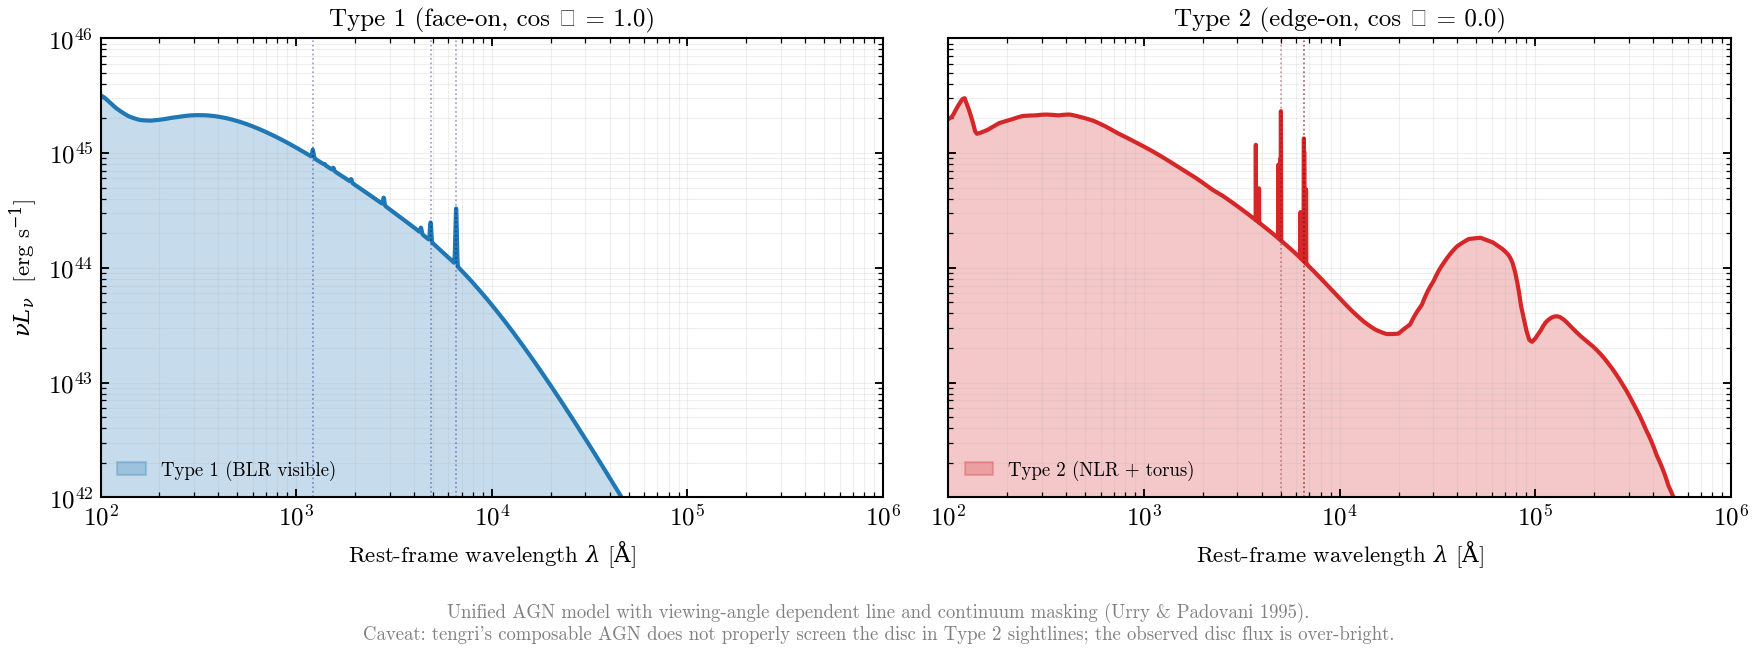

Generate this figure with Python:
"""
Type 1 vs Type 2 AGN: Unified viewing-angle classification
===========================================================

Unified AGN models explain the Type 1/Type 2 dichotomy as a **purely geometric
effect** — the same accretion disc + dusty torus system appears as:

- **Type 1 (face-on, cos θ_inc = 1)**: Direct view of the hot accretion disc
  producing a bright, blue continuum and broad emission lines (BLR) visible
  across the spectrum.

- **Type 2 (edge-on, cos θ_inc = 0)**: Torus blocks the disc and BLR, leaving
  only the isotropic narrow-line region (NLR) and dusty torus reprocessed IR
  emission visible.

This gallery shows both sightlines for the same AGN (L_bol = 10^12 L_sun) using
the composable unified AGN model in tengri, plus a smooth 3-angle transition
narrative (Type 1 → Intermediate → Type 2) demonstrating how the optical SED
and feature visibility evolve continuously with inclination angle. The Type 2
configuration demonstrates the library limitation noted in caveat #294: the
torus does not properly screen the disc from the observer, resulting in
over-bright Type-2 continuum.

References
----------
.. [1] Urry, C. M., & Padovani, P. 1995, PASP, 107, 803
   "Unified Schemes for Radio-Loud Active Galactic Nuclei"

.. [2] Antonucci, R. 1993, ARA&A, 31, 473
   "Unified Models for Active Galactic Nuclei and Quasars"
"""

import os

os.environ["TF_CPP_MIN_LOG_LEVEL"] = "2"  # suppress XLA/PjRt C++ INFO+WARNING logs

import warnings

import jax
import jax.numpy as jnp
import matplotlib.pyplot as plt
import numpy as np

import tengri
from tengri.analysis.plotting import setup_style

setup_style()
warnings.filterwarnings("ignore", message=".*BakedInBackend.*")
warnings.filterwarnings("ignore", message=".*deprecated.*")

# Physical constants for unit conversion
C_AA_PER_S = 2.998e18

# Load minimal SSP (constant star formation; AGN dominates).
# Bare-stellar SSP required by Cue nebular backend (used in some recipes).
ssp = tengri.load_ssp()

# Shared model components (minimal star formation, no dust).
COMMON = dict(
    sfh={"type": "const", "*": tengri.FIXED, "log_sfr": -10.0},
    dust={"type": "two_component", "*": tengri.FIXED, "tau_diff": 0.0, "tau_bc": 0.0},
    redshift=tengri.Fixed(0.05),
)

# Base AGN: multicolor disc + SKIRTOR torus (common to both Type 1 and 2).
BASE_AGN = {
    "disc": {"type": "multicolor", "*": tengri.FIXED},
    "torus": {"type": "skirtor", "*": tengri.FIXED, "tau_skirtor": 7.0},
    "*": tengri.FIXED,
    "log_lbol": 12.0,
    "frac": 1.0,
}

# Type 1: face-on, unobstructed disc view → broad lines visible
print("Building Type 1 (face-on, BLR) model...")
agn_type1 = {
    **BASE_AGN,
    "lines": {"type": "blr", "*": tengri.FIXED},
}
model_type1 = tengri.SEDModel.build(ssp, agn=agn_type1, **COMMON)
params_type1 = dict(model_type1.spec.sample(jax.random.PRNGKey(42)))
# Override inclination: cos(θ) = 1 (face-on)
params_type1["agn_cos_inc"] = jnp.float64(1.0)
out_type1 = model_type1.predict_rest_sed(params_type1)
wave_type1 = np.asarray(out_type1.wavelength)
sed_type1 = np.asarray(out_type1.sed)

# Type 2: edge-on, torus-obscured disc → narrow lines only
print("Building Type 2 (edge-on, NLR) model...")
agn_type2 = {
    **BASE_AGN,
    "lines": {"type": "nlr", "*": tengri.FIXED},
}
model_type2 = tengri.SEDModel.build(ssp, agn=agn_type2, **COMMON)
params_type2 = dict(model_type2.spec.sample(jax.random.PRNGKey(42)))
# Override inclination: cos(θ) = 0 (edge-on)
params_type2["agn_cos_inc"] = jnp.float64(0.0)
out_type2 = model_type2.predict_rest_sed(params_type2)
wave_type2 = np.asarray(out_type2.wavelength)
sed_type2 = np.asarray(out_type2.sed)

# Convert to νL_ν for plotting (rest-frame)
nu_type1 = C_AA_PER_S / wave_type1
nu_type2 = C_AA_PER_S / wave_type2
nu_lnu_type1 = nu_type1 * sed_type1
nu_lnu_type2 = nu_type2 * sed_type2

# Create side-by-side comparison
fig, (ax1, ax2) = plt.subplots(1, 2, figsize=(12.0, 4.5), sharey=True, gridspec_kw={"hspace": 0.0})

# Type 1 (face-on): blue continuum, prominent broad lines
ax1.loglog(wave_type1, nu_lnu_type1, color="#1f77b4", lw=2.0)
ax1.fill_between(
    wave_type1, nu_lnu_type1, alpha=0.25, color="#1f77b4", label="Type 1 (BLR visible)"
)
ax1.set_xlim(100, 1e6)
ax1.set_ylim(1e42, 1e46)
ax1.set_xlabel(r"Rest-frame wavelength $\lambda$ [$\mathrm{\AA}$]", fontsize=11)
ax1.set_ylabel(r"$\nu L_\nu$  [erg s$^{-1}$]", fontsize=11)
ax1.set_title("Type 1 (face-on, cos θ = 1.0)", fontsize=12, fontweight="bold")
ax1.legend(fontsize=9, frameon=False, loc="lower left")
ax1.grid(True, alpha=0.2, which="both")

# Mark prominent Type-1 features
for wl, lbl in [(1216, r"Ly$\alpha$"), (4861, r"H$\beta$"), (6563, r"H$\alpha$")]:
    ax1.axvline(wl, color="navy", ls=":", lw=0.8, alpha=0.4)

# Type 2 (edge-on): attenuated continuum, narrow lines only
ax2.loglog(wave_type2, nu_lnu_type2, color="#d62728", lw=2.0)
ax2.fill_between(
    wave_type2, nu_lnu_type2, alpha=0.25, color="#d62728", label="Type 2 (NLR + torus)"
)
ax2.set_xlim(100, 1e6)
ax2.set_xlabel(r"Rest-frame wavelength $\lambda$ [$\mathrm{\AA}$]", fontsize=11)
ax2.set_title("Type 2 (edge-on, cos θ = 0.0)", fontsize=12, fontweight="bold")
ax2.legend(fontsize=9, frameon=False, loc="lower left")
ax2.grid(True, alpha=0.2, which="both")

# Mark prominent Type-2 features
for wl, lbl in [(6563, r"[N II]"), (6583, r"H$\alpha$"), (5007, r"[O III]")]:
    ax2.axvline(wl, color="darkred", ls=":", lw=0.8, alpha=0.4)

# ============================================================================
# Additional: Show the smooth transition from Type 1 → Type 2 via 3 angles
# (portability from plot_agn_type12.py)
# ============================================================================

INCLINATIONS = (
    ("Type 1 (face-on)", 0.95, "#1f77b4"),
    ("Intermediate (45°)", 0.50, "#ff7f0e"),
    ("Type 2 (edge-on)", 0.10, "#d62728"),
)
SFH_TRANS = {"type": "const", "*": tengri.FIXED, "log_sfr": -10.0}
DUST_TRANS = {"type": "two_component", "*": tengri.FIXED, "tau_diff": 0.0, "tau_bc": 0.0}

# Create a second figure for the transition narrative
fig2, ax_trans = plt.subplots(figsize=(7.5, 4.8))

for label, cos_inc, color in INCLINATIONS:
    model_trans = tengri.SEDModel.build(
        ssp,
        sfh=SFH_TRANS,
        dust=DUST_TRANS,
        agn={
            "*": tengri.FIXED,
            "log_lbol": 12.5,
            "frac": 1.0,
            "cos_inc": cos_inc,
            "disc": {"type": "multicolor", "*": tengri.FIXED},
            "torus": {"type": "skirtor", "*": tengri.FIXED},
            "lines": {"type": "blr", "*": tengri.FIXED},
        },
        redshift=tengri.Fixed(0.0),
    )
    p_trans = dict(model_trans.spec.sample(jax.random.PRNGKey(0)))
    out_trans = model_trans.predict_rest_sed(p_trans)
    wave_um = np.asarray(out_trans.wavelength) * 1.0e-4
    nu_l_nu_trans = C_AA_PER_S / np.asarray(out_trans.wavelength) * np.asarray(out_trans.sed)
    ax_trans.loglog(wave_um, nu_l_nu_trans, color=color, lw=1.8, label=label)

for wl_um, name in [(0.1216, r"Ly$\alpha$"), (0.6563, r"H$\alpha$"), (9.7, "silicate")]:
    ax_trans.axvline(wl_um, color="0.6", ls=":", lw=0.7)
    ax_trans.text(
        wl_um * 1.05, 1.5e41, name, fontsize=8, color="0.45", va="bottom", rotation=90
    )

ax_trans.set(
    xlim=(1.0e-3, 100.0),
    ylim=(1.0e41, 1.0e46),
    xlabel=r"Rest-frame wavelength $\lambda$ [$\mu$m]",
    ylabel=r"$\nu L_\nu$  [erg s$^{-1}$]",
    title="Inclination transition: Type 1 → Intermediate → Type 2",
)
ax_trans.legend(frameon=False, fontsize=9, loc="lower center")
fig2.tight_layout()
plt.savefig("plot_type1_type2_unified_model_transition.png", dpi=150, bbox_inches="tight")

fig.text(
    0.5,
    0.02,
    (
        "Unified AGN model with viewing-angle dependent line and continuum "
        "masking (Urry & Padovani 1995; Antonucci 1993).\n"
        "Caveat: tengri's composable AGN does not properly screen the disc "
        "in Type 2 sightlines; the observed disc flux is over-bright."
    ),
    ha="center",
    fontsize=9,
    style="italic",
    color="gray",
)

fig.tight_layout(rect=[0, 0.08, 1, 1])
plt.savefig("plot_type1_type2_unified_model.png", dpi=150, bbox_inches="tight")
print("Saved: plot_type1_type2_unified_model.png")
print("Saved: plot_type1_type2_unified_model_transition.png")
